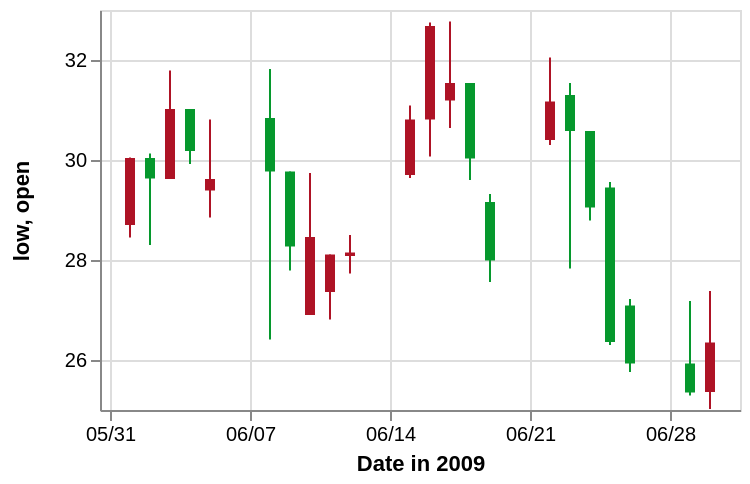

Source (Vega-Lite JSON):
### Vega specification from a JSON file in a GitHub repository (floating-point values rounded to 4 significant figures)
{"$schema": "https://vega.github.io/schema/vega/v3.0.json", "description": "A candlestick chart inspired from Protovis(http://mbostock.github.io/protovis/ex/candlestick.html)", "autosize": "pad", "padding": 5, "width": 320, "height": 200, "style": "cell", "data": [{"name": "source_0", "values": [{"date": "01-Jun-2009", "open": 28.7, "high": 30.05, "low": 28.45, "close": 30.04, "signal": "short", "ret": -4.894}, {"date": "02-Jun-2009", "open": 30.04, "high": 30.13, "low": 28.3, "close": 29.63, "signal": "short", "ret": -0.3226}, {"date": "03-Jun-2009", "open": 29.62, "high": 31.79, "low": 29.62, "close": 31.02, "signal": "short", "ret": 3.687}, {"date": "04-Jun-2009", "open": 31.02, "high": 31.02, "low": 29.92, "close": 30.18, "signal": "short", "ret": 4.51}, {"date": "05-Jun-2009", "open": 29.39, "high": 30.81, "low": 28.85, "close": 29.62, "signal": "short", "ret": 6.084}, {"date": "08-Jun-2009", "open": 30.84, "high": 31.82, "low": 26.41, "close": 29.77, "signal": "short", "ret": 1.254}, {"date": "09-Jun-2009", "open": 29.77, "high": 29.77, "low": 27.79, "close": 28.27, "signal": "short", "ret": -5.024}, {"date": "10-Jun-2009", "open": 26.9, "high": 29.74, "low": 26.9, "close": 28.46, "signal": "short", "ret": -5.466}, {"date": "11-Jun-2009", "open": 27.36, "high": 28.11, "low": 26.81, "close": 28.11, "signal": "short", "ret": -8.374}, {"date": "12-Jun-2009", "open": 28.08, "high": 28.5, "low": 27.73, "close": 28.15, "signal": "short", "ret": -5.528}, {"date": "15-Jun-2009", "open": 29.7, "high": 31.09, "low": 29.64, "close": 30.81, "signal": "long", "ret": 3.492}, {"date": "16-Jun-2009", "open": 30.81, "high": 32.75, "low": 30.07, "close": 32.68, "signal": "short", "ret": 0.155}, {"date": "17-Jun-2009", "open": 31.19, "high": 32.77, "low": 30.64, "close": 31.54, "signal": "short", "ret": 5.828}, {"date": "18-Jun-2009", "open": 31.54, "high": 31.54, "low": 29.6, "close": 30.03, "signal": "short", "ret": 8.176}, {"date": "19-Jun-2009", "open": 29.16, "high": 29.32, "low": 27.56, "close": 27.99, "signal": "short", "ret": 8.599}, {"date": "22-Jun-2009", "open": 30.4, "high": 32.05, "low": 30.3, "close": 31.17, "signal": "short", "ret": 15.49}, {"date": "23-Jun-2009", "open": 31.3, "high": 31.54, "low": 27.83, "close": 30.58, "signal": "short", "ret": 11.74}, {"date": "24-Jun-2009", "open": 30.58, "high": 30.58, "low": 28.79, "close": 29.05, "signal": "long", "ret": -10.42}, {"date": "25-Jun-2009", "open": 29.45, "high": 29.56, "low": 26.3, "close": 26.36, "signal": "long", "ret": 0}, {"date": "26-Jun-2009", "open": 27.09, "high": 27.22, "low": 25.76, "close": 25.93, "signal": "long", "ret": 0}, {"date": "29-Jun-2009", "open": 25.93, "high": 27.18, "low": 25.29, "close": 25.35, "signal": "long", "ret": 5.263}, {"date": "30-Jun-2009", "open": 25.36, "high": 27.38, "low": 25.02, "close": 26.35, "signal": "long", "ret": 6.738}]}, {"name": "data_0", "source": "source_0", "transform": [{"type": "formula", "expr": "datum.open > datum.close", "as": "isIncrease"}]}, {"name": "data_1", "source": "data_0", "transform": [{"type": "formula", "expr": "toDate(datum[\"date\"])", "as": "date"}, {"type": "formula", "expr": "toNumber(datum[\"low\"])", "as": "low"}, {"type": "formula", "expr": "toNumber(datum[\"high\"])", "as": "high"}, {"type": "formula", "as": "yearmonthdate_date", "expr": "datetime(year(datum[\"date\"]), month(datum[\"date\"]), date(datum[\"date\"]), 0, 0, 0, 0)"}, {"type": "filter", "expr": "datum[\"yearmonthdate_date\"] !== null && !isNaN(datum[\"yearmonthdate_date\"]) && datum[\"low\"] !== null && !isNaN(datum[\"low\"])"}]}, {"name": "data_2", "source": "data_0", "transform": [{"type": "formula", "expr": "toDate(datum[\"date\"])", "as": "date"}, {"type": "formula", "expr": "toNumber(datum[\"open\"])", "as": "open"}, {"type": "formula", "expr": "toNumber(datum[\"close\"])", "as": "close"}, {"type": "formula", "as": "yearmonthdate_date", "expr": "datetime(year(datum[\"date\"]), month(datum[\"date\"]), date(datum[\"date\"]), 0, 0, 0, 0)"}, {"type": "filter", "expr": "datum[\"yearmonthdate_date\"] !== null && !isNaN(datum[\"yearmonthdate_date\"]) && datum[\"open\"] !== null && !isNaN(datum[\"open\"])"}]}], "marks": [{"name": "layer_0_marks", "type": "rule", "style": ["rule"], "from": {"data": "data_1"}, "encode": {"update": {"x": {"scale": "x", "field": "yearmonthdate_date"}, "y": {"scale": "y", "field": "low"}, "y2": {"scale": "y", "field": "high"}, "stroke": {"scale": "color", "field": "isIncrease"}}}}, {"name": "layer_1_marks", "type": "rect", "style": ["bar"], "from": {"data": "data_2"}, "encode": {"update": {"xc": {"scale": "x", "field": "yearmonthdate_date"}, "width": {"value": 5}, "y": {"scale": "y", "field": "open"}, "y2": {"scale": "y", "field": "close"}, "fill": {"scale": "color", "field": "isIncrease"}}}}], "scales": [{"name": "x", "type": "time", "domain": {"fields": [{"signal": "{data: datetime(2009, 4, 31, 0, 0, 0, 0)}"}, {"signal": "{data: datetime(2009, 6, 1, 0, 0, 0, 0)}"}, {"data": "data_2", "field": "yearmonthdate_date"}], "sort": true}, "range": [0, {"signal": "width"}], "padding": 5}, {"name": "y", "type": "linear", "domain": {"fields": [{"data": "data_1", "field": "low"}, {"data": "data_1", "field": "high"}, {"data": "data_2", "field": "open"}, {"data": "data_2", "field": "close"}], "sort": true}, "range": [{"signal": "height"}, 0], "zero": false, "nice": true}, {"name": "color", "type": "ordinal", "domain": {"fields": [{"data": "data_1", "field": "isIncrease"}, {"data": "data_2", "field": "isIncrease"}], "sort": true}, "range": ["#ae1325", "#06982d"]}], "axes": [{"title": "Date in 2009", "scale": "x", "orient": "bottom", "labelOverlap": true, "tickCount": {"signal": "ceil(width/40)"}, "zindex": 1, "encode": {"labels": {"update": {"text": {"signal": "timeFormat(datum.value, '%m/%d')"}}}}}, {"scale": "x", "orient": "bottom", "domain": false, "grid": true, "labels": false, "maxExtent": 0, "minExtent": 0, "tickCount": {"signal": "ceil(width/40)"}, "ticks": false, "zindex": 0, "gridScale": "y"}, {"scale": "y", "orient": "left", "labelOverlap": true, "tickCount": {"signal": "ceil(height/40)"}, "title": "low, open", "zindex": 1}, {"scale": "y", "orient": "left", "domain": false, "grid": true, "labels": false, "maxExtent": 0, "minExtent": 0, "tickCount": {"signal": "ceil(height/40)"}, "ticks": false, "zindex": 0, "gridScale": "x"}], "config": {"axisY": {"minExtent": 30}}}
